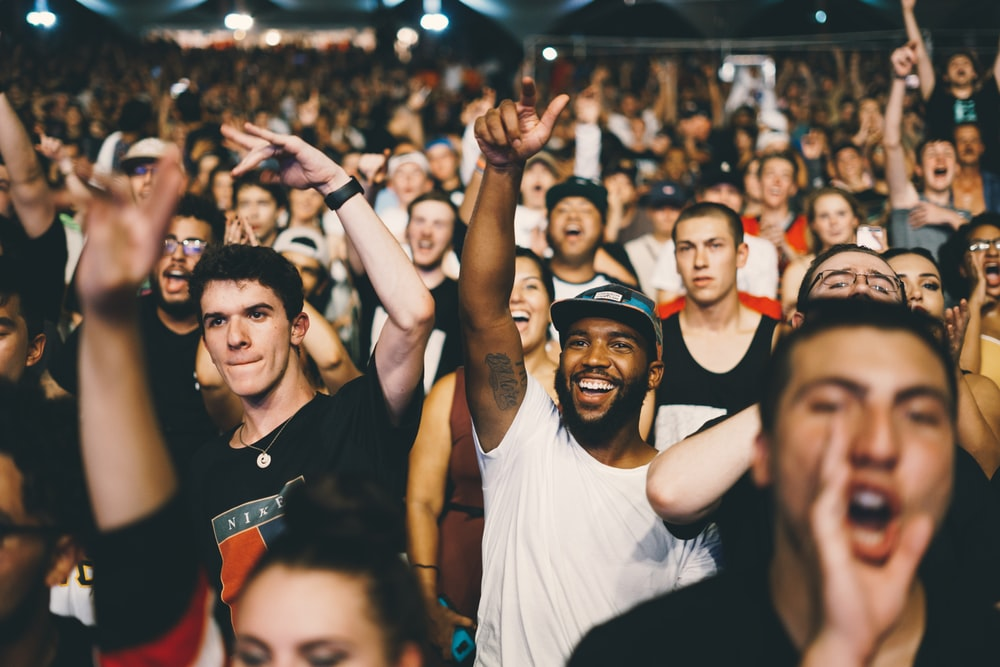
#> input picture crowd.jpeg, 1000 x 667 px
$ python CvFaceRecTest.py crowd.jpeg
#> lines starting #> are read from the running program, lines starting #| are printed output that depends on the picture; after the words box and inside, x2 and y2 are one past the last pixel; in counts of white or black regions, pixels touching at a corner belong together
import numpy as np
import cv2
import sys

face_cascade = cv2.CascadeClassifier('haarcascade_frontalface_default.xml')
eye_cascade = cv2.CascadeClassifier('haarcascade_eye.xml')

img = cv2.imread(sys.argv[1])
#> img is the input picture: shape (667, 1000, 3); mean B, G, R 80.7, 93.8, 111.5
gray = cv2.cvtColor(img, cv2.COLOR_BGR2GRAY)
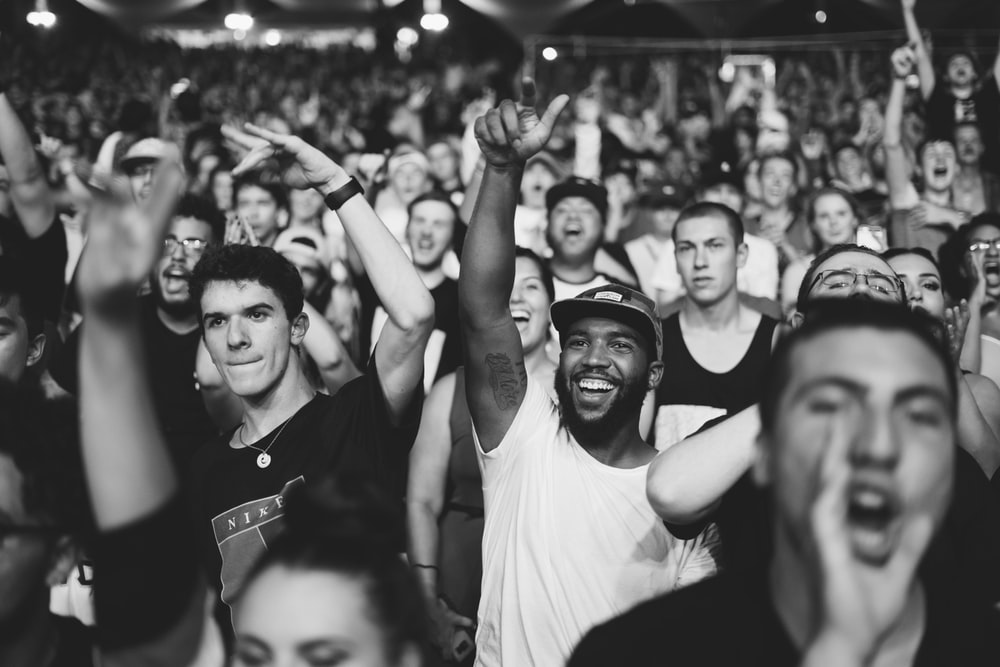
#> gray: shape (667, 1000); min 8, max 255, mean 97.6

faces = face_cascade.detectMultiScale(gray, 1.3, 5) # img, scale_factor, min_neighbors
#> faces = [[229, 185, 51, 51], [807, 195, 51, 51], [402, 203, 52, 52], [544, 191, 60, 60], [665, 219, 72, 72], [185, 277, 103, 103], [543, 303, 106, 106], [766, 323, 214, 214]]
for (x,y,w,h) in faces:
    img = cv2.rectangle(img,(x,y),(x+w,y+h),(255,0,0),2)
    roi_gray = gray[y:y+h, x:x+w]
    roi_color = img[y:y+h, x:x+w]
    eyes = eye_cascade.detectMultiScale(roi_gray)
    for (ex,ey,ew,eh) in eyes:
        cv2.rectangle(roi_color,(ex,ey),(ex+ew,ey+eh),(0,255,0),2)
#> this loop made 8 passes
#> (x, y, w, h, eyes) on passes 4 to 7: (544, 191, 60, 60, [[18, 31, 23, 23]]), (665, 219, 72, 72, [[35, 12, 23, 23]]), (185, 277, 103, 103, [[62, 25, 24, 24], [18, 30, 27, 27]]), (543, 303, 106, 106, [[24, 28, 26, 26], [66, 32, 23, 23]])
#> pass 1, `img = cv2.rectangle(img,(x,y),(x+w,y+h),(255,0,0),2)`:
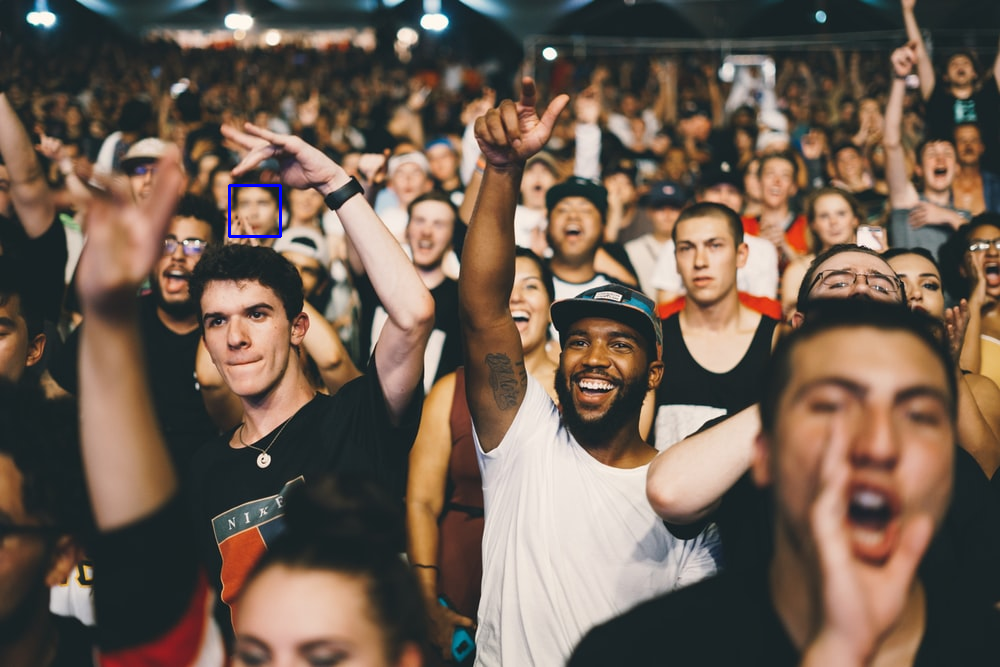
#> img: shape (667, 1000, 3); 0.09% of pixels changed, all inside (x1, y1, x2, y2) = (228, 184, 282, 238)
#> pass 1, `roi_color = img[y:y+h, x:x+w]`:
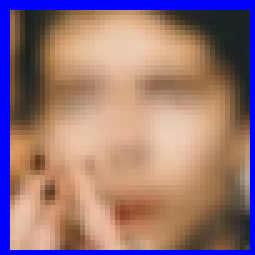
#> roi_color: shape (51, 51, 3) (shown 5 times larger); mean B, G, R 120.1, 117.1, 150.3
#> pass 2, `img = cv2.rectangle(img,(x,y),(x+w,y+h),(255,0,0),2)`:
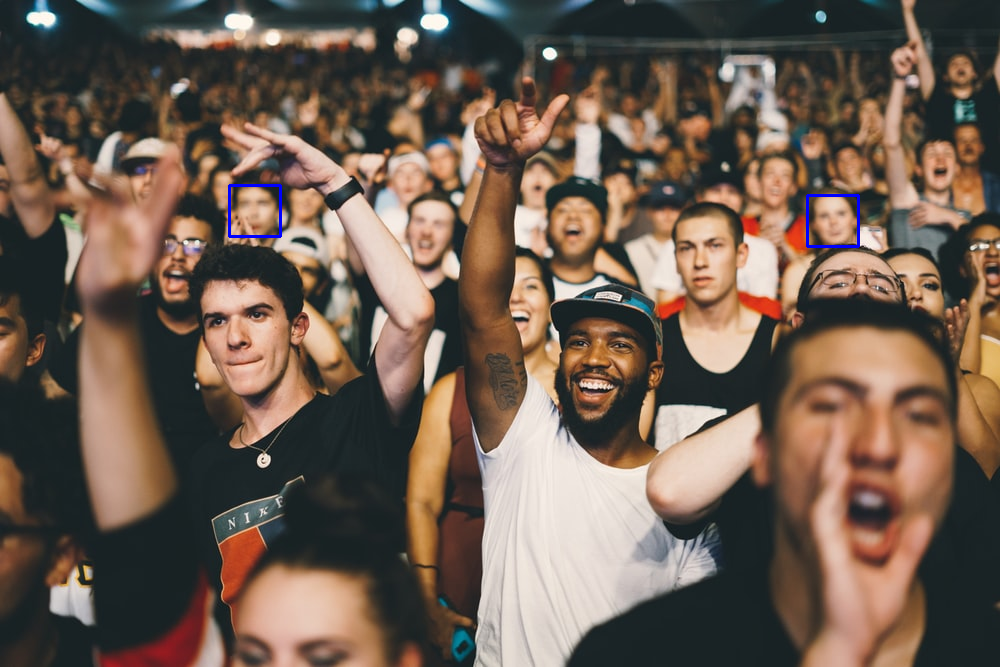
#> img: shape (667, 1000, 3); 0.09% of pixels changed, all inside (x1, y1, x2, y2) = (806, 194, 860, 248)
#> after the loop:
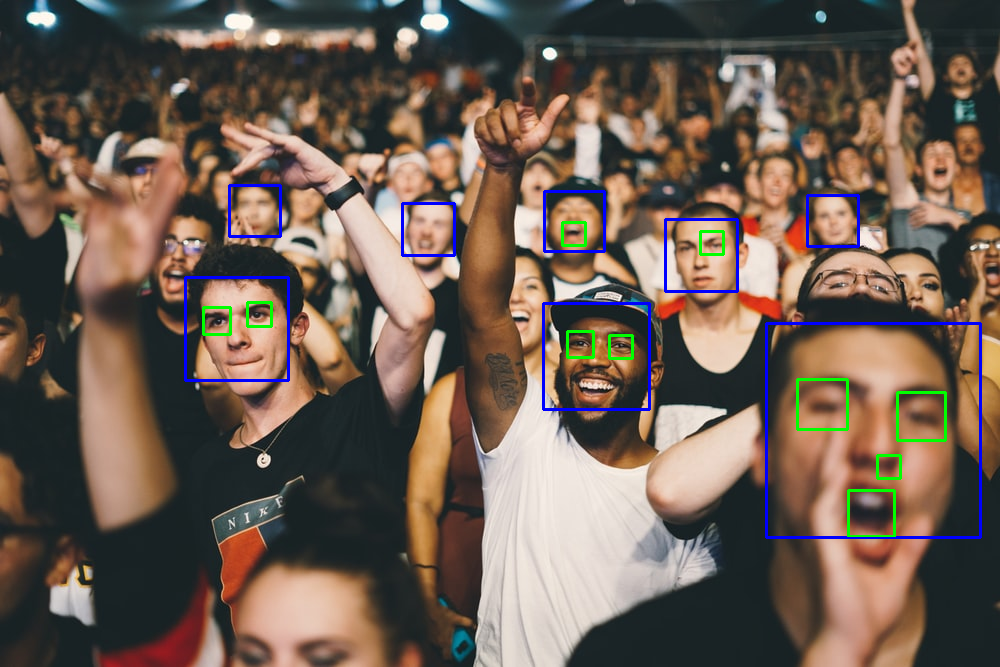
#> img: shape (667, 1000, 3); 1.63% of pixels changed, all inside (x1, y1, x2, y2) = (184, 190, 982, 539)
#> after the loop:
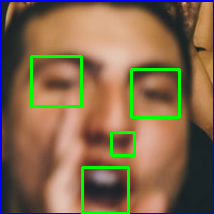
#> roi_color: shape (214, 214, 3); mean B, G, R 78.4, 105.4, 131
#> after the loop:
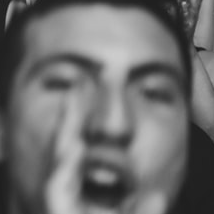
#> roi_gray: shape (214, 214); min 25, max 205, mean 109.1

print('press esc to exit')
cv2.imshow('img',img)

esc = cv2.waitKey(0)  # press esc to end program
#> (key Esc is pressed here)

cv2.destroyAllWindows()
